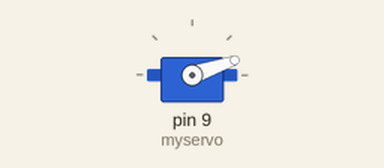
Recording of a sketch running on a simulated Arduino Uno, built with avr-gcc and run on an emulated ATmega328P. Parts: servo.

Above: at 0.05 s.
At 0.2 s:
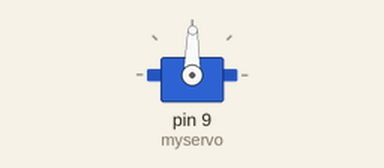
At 0.35 s:
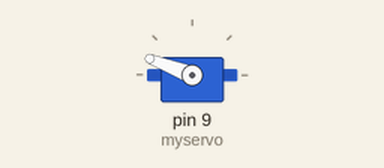
At 0.7 s:
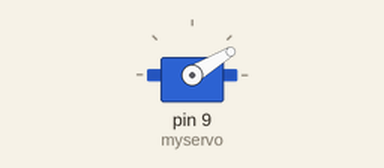
Timing chart, 0 to 3.0 s (numbered marks = the images above):
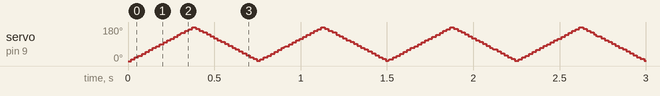

The sketch:

serviceSweep1.ino
```cpp
#include <Servo.h>

Servo myservo;  // create servo object to control a servo
                // a maximum of eight servo objects can be created

int pos = 0;    // variable to store the servo position

void setup() {
  myservo.attach(9);  // attaches the servo on pin 9 to the servo object
    Serial.begin(9600);
}


void loop() {
  for(pos = 0; pos < 180; pos += 1) { // goes from 0 degrees to 180 degrees
    myservo.write(pos);      // tell servo to go to position in variable 'pos'
    //Serial.println(pos);
    delay(2);                       // waits 15ms for the servo to reach the position
  }
  for(pos = 180; pos>=1; pos-=1) {    // goes from 180 degrees to 0 degrees
    myservo.write(pos);              // tell servo to go to position in variable 'pos'
    //Serial.println(pos);
    delay(2);                       // waits 15ms for the servo to reach the position
  }
}
```
